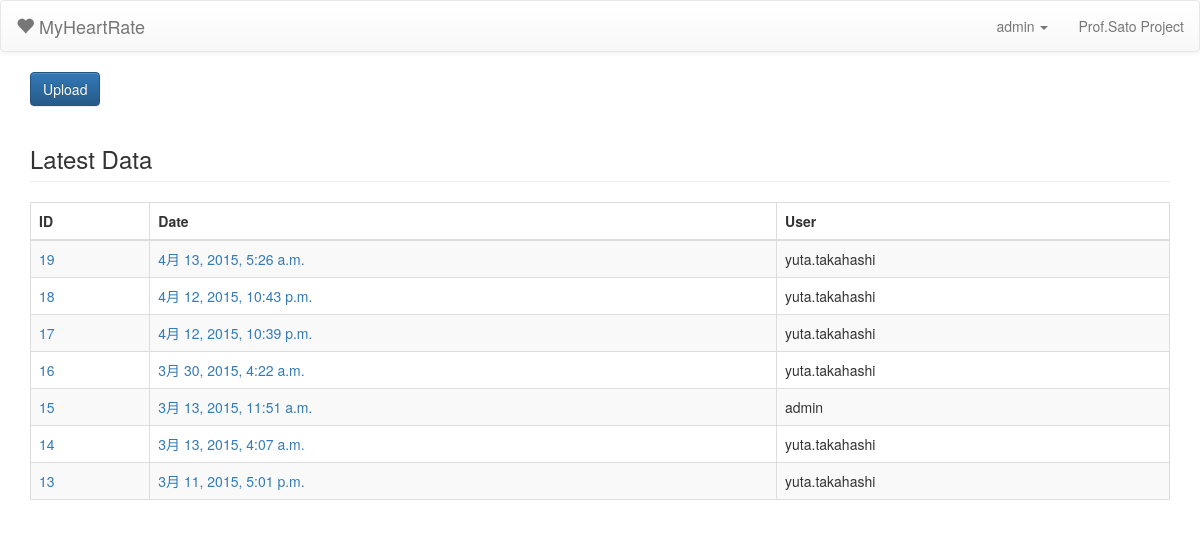
The app's page /myheartrate/ (signed in) with its own data.
### cms/models.py (models this page shows, shortened)
class HeartRateData(models.Model):
	pub_date = models.DateTimeField(default=datetime.now)
	user = models.CharField(max_length=50)
	firstTime = models.DateTimeField(default=datetime.now)
	endTime = models.DateTimeField(default=datetime.now)
	points = models.IntegerField(blank=False, default=0)

### cms/views.py (the view, shortened to what this page needs)
# urls.py: url(r'^\?notice=(?P<notice>\w+)', views.myheartrate_main, name='myheartrate_main'),
def myheartrate_main(request):
	datalist = HeartRateData.objects.all().order_by('id')
	return render_to_response('cms/myheartrate_main.html',
		{'datalist': datalist[::-1]},
		context_instance=RequestContext(request))

### cms/templates/cms/myheartrate_main.html (shortened to what this page needs)
{% extends "base.html" %}
{% block content %}
{% if user.is_authenticated %}
<a data-toggle="modal" href="#upload" class="btn btn-primary">Upload</a>
<h3 class="page-header">Latest Data</h3>
<table class="table table-striped table-bordered">
  <thead>
    <tr>
      <th>ID</th>
      <th>Date</th>
      <th>User</th>
    </tr>
  </thead>
  <tbody>
    {% for data in datalist %}
      <tr>
        <td>
          <a href="/myheartrate/data/{{ data.id }}/fundamental/">
            {{ data.id }}
          </a>
        </td>
        <td>
          <a href="/myheartrate/data/{{ data.id }}/fundamental/">
            {{ data.pub_date }}
          </a>
        </td>
        <td>{{ data.user }}</td>
      </tr>
    {% endfor %}
  </tbody>
</table>
{% else %}
<center>
<img src="/static/images/heart.png" alt ="http://sozaing.com/material/%E3%83%8F%E3%83%BC%E3%83%88%E5%9E%8B%E3%81%AE%E3%82%A2%E3%82%A4%E3%82%B3%E3%83%B3.html" />
<h1>MyHeartRate</h1>
<button type="button" class="btn btn-info"><a href="/myheartrate/login">Login</a></button>
</center>
{% endif %}
{% endblock content %}

### cms/templates/base.html (shortened to what this page needs)
{% load staticfiles %}
<!DOCTYPE html>
<html lang="{{ LANGUAGE_CODE|default:"en-us" }}">
<head>
<link href="{% static 'css/bootstrap.min.css' %}" rel="stylesheet">
<link href="{% static 'css/bootstrap-theme.min.css' %}" rel="stylesheet">
</head>
<body>
	<nav class="navbar navbar-default">
		<div class="container-fluid">
			<div class="navbar-header">
				<a class="navbar-brand" href="/myheartrate">
					<span class="glyphicon glyphicon-heart"></span>
					MyHeartRate
				</a>
			</div>
			<ul class="nav navbar-nav navbar-right">
				{% if user.is_authenticated %}
				<li class="dropdown">
					<a href="#" class="dropdown-toggle" data-toggle="dropdown" role="button" aria-expanded="false">
						{{ user.username }} <span class="caret"></span>
					</a>
				</li>
				{% else %}
				<li><a href="/myheartrate/login">Login</a></li>
				{% endif %}
				<li><a>Prof.Sato Project</a></li>
			</ul>
		</div>
	</nav>
  <div class="container">
    {% block content %}{% endblock %}
  </div>
</body>
</html>

### cms/templates/cms/myheartrate_main.html (style rules this page uses)
table { margin-top: 8px; }

### records on screen
HeartRateData: id "19", pub_date "4月 13, 2015, 5:26 a.m.", user "yuta.takahashi"
HeartRateData: id "18", pub_date "4月 12, 2015, 10:43 p.m.", user "yuta.takahashi"
HeartRateData: id "17", pub_date "4月 12, 2015, 10:39 p.m.", user "yuta.takahashi"
HeartRateData: id "16", pub_date "3月 30, 2015, 4:22 a.m.", user "yuta.takahashi"
HeartRateData: id "15", pub_date "3月 13, 2015, 11:51 a.m.", user "admin"
HeartRateData: id "14", pub_date "3月 13, 2015, 4:07 a.m.", user "yuta.takahashi"
HeartRateData: id "13", pub_date "3月 11, 2015, 5:01 p.m.", user "yuta.takahashi"

### other values on screen
{{ user.username }} "admin"
